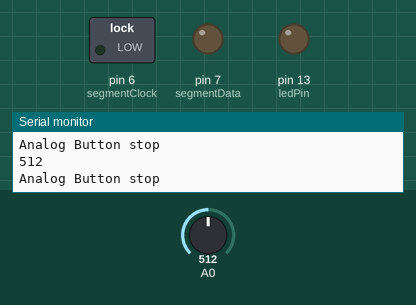
Recording of a sketch running on a simulated Arduino Uno, built with avr-gcc and run on an emulated ATmega328P. Parts: switched loads named in the sketch (green lamp = pin HIGH), output pins drawn as LEDs (lit = HIGH), the last lines printed to the serial monitor. Inputs (shaded band) come from the test bench; at power-on: A0 = 512. No radio packets arrive unless stated.

Above: at 1.2 s.
1.3 s: A0 set to 584
4.3 s: A0 set to 607
At 4.9 s:
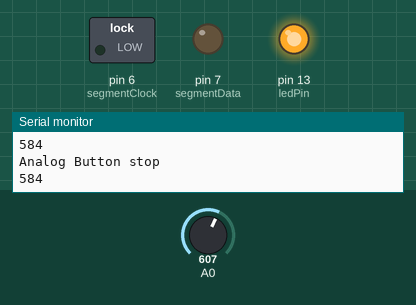
Timing chart, 0 to 7.3 s (numbered marks = the images above; inputs shaded):
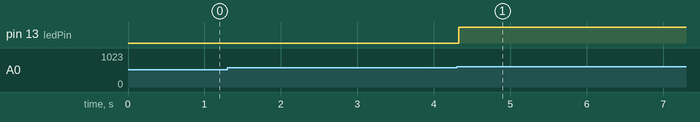

Measured:
- the behaviour switches between 599 and 600 on A0 (found by bisection; images 0 and 1)
- after the input at 4.3 s, pin 13 (ledPin): LOW → HIGH at once

The sketch:

45SecondTimer-Transmitter-AnalogButtons.ino
```cpp
// (licence header left out)
#include <SPI.h>
#include <nRF24L01.h>
#include <RF24.h>
RF24 radio(9, 10); // CE, CSN
const byte address[6] = "00001";     //Byte of array representing the address. This is the address where we will send the data. This should be same on the receiving side.
const int channel=0;

//GPIO declarations
//-=-=-=-=-=-=-=-=-=-=-=-=-=-=-=-=-=-=-=-=-=-=-=-=
byte segmentClock = 6;
byte segmentLatch = 5;
byte segmentData = 7;
int val = 0;     // variable for reading the pin status
int ledPin = LED_BUILTIN; // choose the pin for the LED
//-=-=-=-=-=-=-=-=-=-=-=-=-=-=-=-=-=-=-=-=-=-=-=-=

void setup()
{
  Serial.begin(9600);
  Serial.println("Roller Hockey Timer - Transmitter");

  pinMode(segmentClock, OUTPUT);
  pinMode(segmentData, OUTPUT);
  pinMode(segmentLatch, OUTPUT);

  pinMode(ledPin, OUTPUT);  // declare LED as output
  pinMode(A0, INPUT);

  digitalWrite(segmentClock, LOW);
  digitalWrite(segmentData, LOW);
  digitalWrite(segmentLatch, LOW);

  setUpRadio();
}

void setUpRadio()
{
  Serial.println("Setting up radio receiver.");
  radio.begin();                  //Starting the Wireless communication
  radio.setChannel(channel);
  radio.openWritingPipe(address); //Setting the address where we will send the data
  radio.setPALevel(RF24_PA_MAX);  //You can set it as minimum or maximum depending on the distance between the transmitter and receiver.
  radio.stopListening();          //This sets the module as transmitter
  Serial.println("Radio operating on Channel ");
  Serial.println(radio.getChannel());
}

void loop()
{
  val = analogRead(A0);  // read input value
  if ( (val>=0 && val <20) || (val>30 && val<60))
  {
    const char text[] = "START";
    Serial.println("Analog Button start");
    radio.write(&text, sizeof(text));
    Serial.println(val);
    //Sending the message to receiver
  }
  else if ((val>60 && val<600))  // (buttons C-70 to 110 (64 in reality on my test kit), d-110 to 150, e 150 to 600)
  {
    const char text[] = "STOP";
    Serial.println("Analog Button stop");
    Serial.println(val);
    radio.write(&text, sizeof(text));                  //Sending the message to receiver
  }
  else
  {
    digitalWrite(ledPin, HIGH);
  }
}
```
